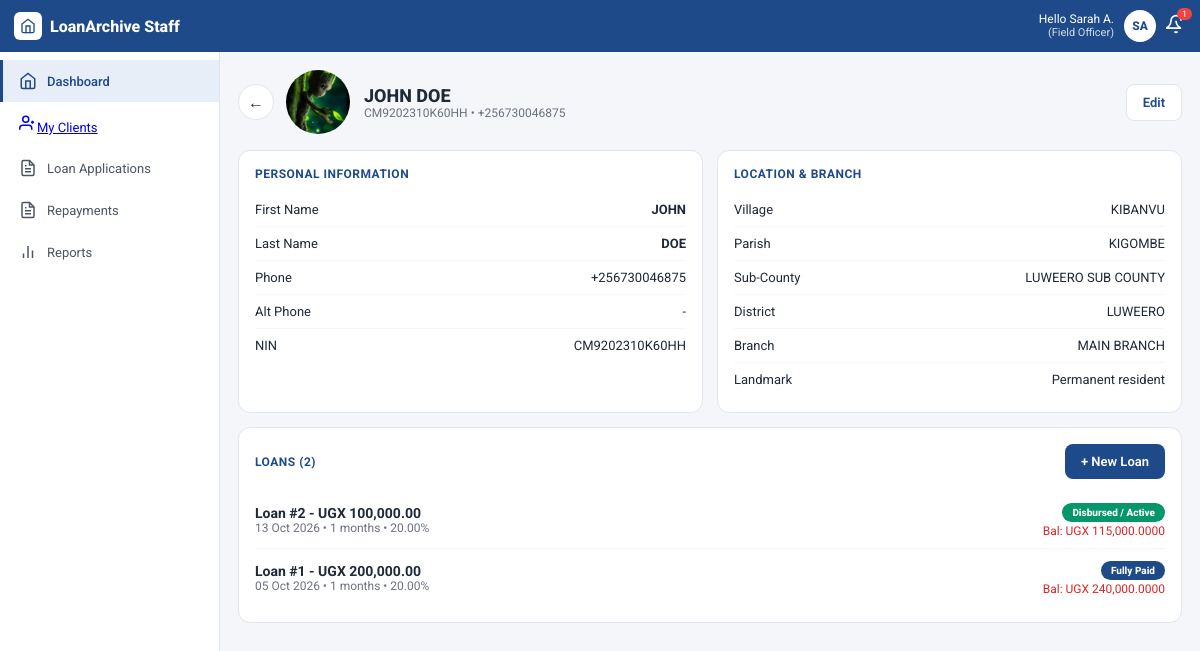
/clients/1/ (signed in), run on the app's committed database.
### users/models.py (models this page shows, shortened)
class User(AbstractUser):
    class Role(models.TextChoices):
        SUPERUSER = 'SUPERUSER', _('Admin Superuser')
        OWNER = 'OWNER', _('Company Owner')
        LOAN_APPROVAL = 'LOAN_APPROVAL', _('Loan Approval Officer')
        MANAGER = 'MANAGER', _('Manager')
        CASHIER = 'CASHIER', _('Cashier')
        FIELD_OFFICER = 'FIELD_OFFICER', _('Field Officer')
    role = models.CharField(
        max_length=20,
        choices=Role.choices,
        default=Role.FIELD_OFFICER
    )
    company = models.ForeignKey(
        Company,
        on_delete=models.SET_NULL,
        null=True,
        blank=True,
        related_name='users',
        help_text="Applicable for Company Owners and Staff members."
    )
    branch = models.ForeignKey(
        Branch,
        on_delete=models.SET_NULL,
        null=True,
        blank=True,
        related_name='staff',
        help_text="Applicable for Branch-level staff members."
    )

class Branch(models.Model):
    company = models.ForeignKey(Company, on_delete=models.CASCADE, related_name='branches')
    name = models.CharField(max_length=255)
    location = models.CharField(max_length=255, blank=True)
    created_at = models.DateTimeField(auto_now_add=True)
    class Meta:
        verbose_name_plural = "Branches"

### clients/models.py (models this page shows, shortened)
class Client(models.Model):
    passport_photo = models.ImageField(
        upload_to='clients/passports/',
        validators=[validate_passport_photo],
        help_text=_("Upload a clear passport-sized photo. Max size 2MB.")
    )
    first_name = models.CharField(max_length=100)
    last_name = models.CharField(max_length=100)
    nin = models.CharField(
        max_length=14,
        unique=True,
        validators=[nin_validator],
        verbose_name=_("NIN"),
        help_text=_("Enter the 14-character National Identification Number.")
    )
    telephone_number = models.CharField(
        max_length=13,
        validators=[phone_validator],
        help_text=_("Format: +256XXXXXXXXX")
    )
    village = models.CharField(max_length=100, blank=True)
    parish = models.CharField(max_length=100, blank=True)
    sub_county = models.CharField(max_length=100, blank=True)
    district = models.CharField(max_length=100)
    landmark = models.TextField(
        blank=True,
        help_text=_("Directions, close buildings, or descriptions to help the Field Officer locate the client.")
    )
    branch = models.ForeignKey(
        Branch,
        on_delete=models.PROTECT,
        related_name='clients',
        help_text=_("The home branch where this client's profile and loans are handled.")
    )
    assigned_field_officer = models.ForeignKey(
        settings.AUTH_USER_MODEL,
        on_delete=models.SET_NULL,
        null=True,
        blank=True,
        related_name='assigned_clients',
        limit_choices_to={'role': 'FIELD_OFFICER'},
        help_text=_("The field officer responsible for evaluating and collecting from this client.")
    )
    created_at = models.DateTimeField(auto_now_add=True)
    updated_at = models.DateTimeField(auto_now=True)
    class Meta:
        ordering = ['-created_at']
        verbose_name = "Client"
        verbose_name_plural = "Clients"
    @property
    def full_name(self):
        return f"{self.first_name} {self.last_name}"

### loans/models.py (models this page shows, shortened)
class Loan(models.Model):
    class Status(models.TextChoices):
        PENDING = 'PENDING', _('Pending Evaluation')
        APPROVED = 'APPROVED', _('Approved')
        REJECTED = 'REJECTED', _('Rejected')
        DISBURSED = 'DISBURSED', _('Disbursed / Active')
        FULLY_PAID = 'FULLY_PAID', _('Fully Paid')
        DEFAULTED = 'DEFAULTED', _('Defaulted')
    client = models.ForeignKey(
        'clients.Client',
        on_delete=models.PROTECT,
        related_name='loans'
    )
    branch = models.ForeignKey(
        'users.Branch',
        on_delete=models.PROTECT,
        related_name='loans'
    )
    principal_amount = models.DecimalField(
        max_digits=12,
        decimal_places=2,
        validators=[MinValueValidator(Decimal('1000.00'))],
        help_text=_("The core amount requested or given (UGX).")
    )
    interest_rate = models.DecimalField(
        max_digits=5,
        decimal_places=2,
        help_text=_("Flat interest percentage per period (e.g., 10.00 for 10%).")
    )
    duration_months = models.PositiveIntegerField(
        default=1,
        help_text=_("The repayment window in months.")
    )
    collateral_details = models.TextField(
        help_text=_("Detailed description of assets pinned down as security (e.g., Logbook, Land agreement).")
    )
    status = models.CharField(
        max_length=20,
        choices=Status.choices,
        default=Status.PENDING
    )
    created_by_officer = models.ForeignKey(
    settings.AUTH_USER_MODEL,
    on_delete=models.SET_NULL,
    null=True,
    related_name='created_loans',
    help_text=_("The field officer who took the application.")
)
    reviewed_by = models.ForeignKey(
        settings.AUTH_USER_MODEL,
        on_delete=models.SET_NULL,
        null=True,
        blank=True,
        related_name='reviewed_loans',
        limit_choices_to={'role__in': ['LOAN_APPROVAL', 'MANAGER', 'SUPERUSER']},
        help_text=_("The authorized staff member who evaluated or approved this loan.")
    )
    applied_at = models.DateTimeField(auto_now_add=True)
    actioned_at = models.DateTimeField(null=True, blank=True, help_text=_("When it was approved or rejected."))
    disbursed_at = models.DateTimeField(null=True, blank=True)
    class Meta:
        ordering = ['-applied_at']
        verbose_name = "Loan Application"
        verbose_name_plural = "Loan Applications"
    @property
    def total_payable(self):
        interest_amount = (self.principal_amount * (self.interest_rate / Decimal('100'))) * self.duration_months
        return self.principal_amount + interest_amount
    @property
    def total_repayments_made(self):
        total = self.repayments.aggregate(models.Sum('amount_paid'))['amount_paid__sum']
        return total or Decimal('0.00')
    @property
    def outstanding_balance(self):
        balance = self.total_payable - self.total_repayments_made
        return max(balance, Decimal('0.00'))

### clients/views.py (the view)
# urls.py: path('<int:pk>/', views.client_detail, name='detail'),
@login_required
def client_detail(request, pk):
    client = get_object_or_404(Client, pk=pk)
    return render(request, 'clients/client_detail.html', {'client': client})

### templates/clients/client_detail.html (shortened to what this page needs)
{% extends "base.html" %}
{% load humanize %}
{% block content %}
<div class="top">
  <div class="back" onclick="history.back()">←</div>
  <div class="head">
    {% if client.passport_photo %}<img src="{{ client.passport_photo.url }}" class="ava">
    {% else %}<div class="ava-ph">{{ client.first_name|first }}{{ client.last_name|first }}</div>{% endif %}
    <div>
      <div style="font-weight:800;font-size:18px">{{ client.full_name }}</div>
      <div style="font-size:12px;color:#6b7280">{{ client.client_code|default:client.nin }} • {{ client.telephone_number }}</div>
    </div>
  </div>
  <div style="margin-left:auto;display:flex;gap:8px">
    <a href="{% url 'clients:detail' client.pk %}" class="btn btn-outline">Edit</a>
  </div>
</div>
<div class="grid2">
  <div class="card">
    <h4>Personal Information</h4>
    <div class="row"><span>First Name</span><b>{{ client.first_name }}</b></div>
    <div class="row"><span>Last Name</span><b>{{ client.last_name }}</b></div>
    <div class="row"><span>Phone</span><span>{{ client.telephone_number }}</span></div>
    <div class="row"><span>Alt Phone</span><span>{{ client.alternative_number|default:"-" }}</span></div>
    <div class="row"><span>NIN</span><span>{{ client.nin }}</span></div>
  </div>
  <div class="card">
    <h4>Location & Branch</h4>
    <div class="row"><span>Village</span><span>{{ client.village }}</span></div>
    <div class="row"><span>Parish</span><span>{{ client.parish|default:"-" }}</span></div>
    <div class="row"><span>Sub-County</span><span>{{ client.sub_county|default:"-" }}</span></div>
    <div class="row"><span>District</span><span>{{ client.district }}</span></div>
    <div class="row"><span>Branch</span><span>{{ client.branch.name|default:"-" }}</span></div>
    <div class="row"><span>Landmark</span><span>{{ client.landmark|default:"-" }}</span></div>
  </div>
</div>
<div class="card">
  <div style="display:flex;justify-content:space-between;align-items:center;margin-bottom:12px">
    <h4 style="margin:0">Loans ({{ client.loans.count }})</h4>
    <a href="{% url 'loans:list' %}?client={{ client.pk }}" class="btn btn-blue">+ New Loan</a>
  </div>
  {% for loan in client.loans.all %}
  <div class="loan-item" onclick="window.location.href='{% url 'clients:detail' client.pk %}'" style="cursor:pointer">
    <div>
      <div style="font-weight:700;font-size:14px">Loan #{{ loan.id }} - UGX {{ loan.principal_amount|intcomma }}</div>
      <div style="font-size:12px;color:#6b7280">{{ loan.applied_at|date:"d M Y" }} • {{ loan.duration_months }} months • {{ loan.interest_rate }}%</div>
    </div>
    <div style="text-align:right">
      <div><span class="badge badge-{{ loan.status }}">{{ loan.get_status_display }}</span></div>
      <div style="font-size:12px;margin-top:4px;color:{% if loan.outstanding_balance == 0 %}#059669{% else %}#dc2626{% endif %}">Bal: UGX {{ loan.outstanding_balance|intcomma }}</div>
    </div>
  </div>
  {% empty %}
  <div style="text-align:center;padding:20px;color:#6b7280">No loans yet for this client</div>
  {% endfor %}
</div>
{% endblock %}

### templates/base.html (shortened to what this page needs)
<!DOCTYPE html>
<html lang="en">
<head>
<link rel="stylesheet" href="https://cloudflare.com">
</head>
<body>
<div style="background:#1e4a8a;color:white;padding:10px 14px;display:flex;justify-content:space-between;align-items:center;position:sticky;top:0;z-index:50">
  <div style="display:flex;align-items:center;gap:8px;font-weight:800">
    <div style="width:28px;height:28px;background:white;border-radius:6px;display:grid;place-items:center">
      <svg width="16" height="16" viewBox="0 0 24 24" fill="none" stroke="#1e4a8a" stroke-width="2" stroke-linecap="round"><path d="M3 9l9-7 9 7v11a2 2 0 0 1-2 2H5a2 2 0 0 1-2-2z"/><polyline points="9 22 9 12 15 12 15 22"/></svg>
    </div>
    LoanArchive Staff
  </div>
  <div style="display:flex;align-items:center;gap:10px;position:relative">
    <div style="text-align:right;line-height:1.1">
      <div style="font-size:12px">Hello {{ request.user.first_name|default:"Sarah A." }}</div>
      <div style="font-size:11px;opacity:.8">({{ request.user.groups.first.name|default:"Field Officer" }})</div>
    </div>
    <div id="profileBtn" onclick="toggleProfile()" style="width:32px;height:32px;background:white;color:#1e4a8a;border-radius:50%;display:grid;place-items:center;font-weight:800;font-size:12px;cursor:pointer">
      SA
    </div>
    <div style="position:relative">
      <svg width="20" height="20" viewBox="0 0 24 24" fill="none" stroke="white" stroke-width="2"><path d="M18 8A6 6 0 0 0 6 8c0 7-6 9-6 9h18s-6-2-6-9"/><path d="M13.73 21a2 2 0 0 1-3.46 0"/></svg>
      <span style="position:absolute;top:-6px;right:-6px;background:#ef4444;color:white;font-size:9px;padding:1px 5px;border-radius:10px">1</span>
    </div>
  </div>
</div>
<div class="layout">
  <div class="sidebar">
    <div class="side-link active">
      <svg class="icon" viewBox="0 0 24 24" fill="none" stroke="currentColor" stroke-width="2"><path d="M3 9l9-7 9 7v11a2 2 0 0 1-2 2H5a2 2 0 0 1-2-2z"/><polyline points="9 22 9 12 15 12 15 22"/></svg>
      Dashboard
    </div>
    <div class="side-link">
      <a href="{% url 'clients:list' %}" class="b-item {% if 'clients' in request.path %}active{% endif %}">
    <svg class="icon" viewBox="0 0 24 24" fill="none" stroke="currentColor" stroke-width="2"><path d="M17 21v-2a4 4 0 0 0-4-4H5a4 4 0 0 0-4 4v2"/><circle cx="9" cy="7" r="4"/><path d="M16 11h4"/><path d="M18 9v4"/></svg>My Clients
  </a>
    </div>
    <div class="side-link">
      <svg class="icon" viewBox="0 0 24 24" fill="none" stroke="currentColor" stroke-width="2"><path d="M14 2H6a2 2 0 0 0-2 2v16a2 2 0 0 0 2 2h12a2 2 0 0 0 2-2V8z"/><polyline points="14 2 14 8 20 8"/><line x1="16" y1="13" x2="8" y2="13"/><line x1="16" y1="17" x2="8" y2="17"/><polyline points="10 9 9 9 8 9"/></svg>
      Loan Applications
    </div>
    <div class="side-link">
      <svg class="icon" viewBox="0 0 24 24" fill="none" stroke="currentColor" stroke-width="2"><path d="M14 2H6a2 2 0 0 0-2 2v16a2 2 0 0 0 2 2h12a2 2 0 0 0 2-2V8z"/><polyline points="14 2 14 8 20 8"/><line x1="16" y1="13" x2="8" y2="13"/><line x1="16" y1="17" x2="8" y2="17"/><line x1="10" y1="9" x2="8" y2="9"/></svg>
      Repayments
    </div>
    <div class="side-link">
      <svg class="icon" viewBox="0 0 24 24" fill="none" stroke="currentColor" stroke-width="2"><line x1="18" y1="20" x2="18" y2="10"/><line x1="12" y1="20" x2="12" y2="4"/><line x1="6" y1="20" x2="6" y2="14"/></svg>
      Reports
    </div>
  </div>
  <div class="main">
    {% block content %}
    {% endblock content %}
</body>
</html>

### templates/base.html (style rules this page uses)
:root { --primary: #0f4c81; --primary-dark: #0a365c; --bg-gray: #f3f4f6; --border-color: #d1d5db; }
* { box-sizing: border-box; margin: 0; padding: 0; }
.btn { padding: 0.5rem 1rem; border-radius: 0.375rem; font-size: 0.85rem; font-weight: 600; cursor: pointer; text-decoration: none; display: inline-flex; align-items: center; gap: 0.25rem; }
:root { --blue:#1e4a8a;--blue-dark:#163a6b;--blue-light:#e8eef7;--border:#e0e6ed;--bg:#f4f6f9;--green:#2e7d32;--yellow:#b8860b;--red:#c62828 }
* { box-sizing:border-box;margin:0;padding:0;font-family:'Roboto',sans-serif }
body { background:var(--bg);color:#1f2937 }
.icon { width:18px;height:18px;flex-shrink:0 }
.layout { display:flex;min-height:calc(100vh - 56px) }
.sidebar { width:220px;background:white;border-right:1px solid var(--border);padding-top:8px;flex-shrink:0 }
.side-link { display:flex;align-items:center;gap:10px;padding:12px 16px;font-size:13px;color:#4b5563;cursor:pointer;border-left:3px solid transparent }
.side-link.active { background:var(--blue-light);border-left-color:var(--blue);color:var(--blue);font-weight:500 }
.side-link.active .icon { color:var(--blue) }
.main { flex:1;padding:18px }
.card { background:white;border:1px solid var(--border);border-radius:8px;overflow:hidden;margin-bottom:16px }
.btn { border:1px solid var(--blue);color:var(--blue);background:white;padding:5px 12px;border-radius:6px;font-size:11px;cursor:pointer;font-weight:500 }

### templates/clients/client_detail.html (style rules this page uses)
.top { display:flex;align-items:center;gap:12px;margin-bottom:16px }
.back { width:36px;height:36px;border-radius:50%;border:1px solid var(--border);background:white;display:grid;place-items:center;cursor:pointer }
.head { display:flex;gap:14px;align-items:center }
.ava { width:64px;height:64px;border-radius:50%;object-fit:cover }
.card { background:white;border:1px solid var(--border);border-radius:12px;padding:16px;margin-bottom:14px }
.card h4 { font-size:12px;font-weight:700;color:var(--blue);text-transform:uppercase;margin-bottom:12px;letter-spacing:.5px }
.row { display:flex;justify-content:space-between;padding:9px 0;border-bottom:1px solid #f6f7f8;font-size:13px }
.row:last-child { border:none }
.grid2 { display:grid;grid-template-columns:1fr 1fr;gap:14px }
.loan-item { display:flex;justify-content:space-between;align-items:center;padding:10px 0;border-bottom:1px solid #f3f4f6 }
.loan-item:last-child { border:none }
.badge { padding:4px 10px;border-radius:12px;font-size:10px;font-weight:800;color:white }
.badge-DISBURSED { background:#059669 }
.badge-FULLY_PAID { background:#1e4a8a }
.btn { padding:10px 16px;border-radius:8px;border:none;font-size:13px;font-weight:600;cursor:pointer;text-decoration:none;display:inline-block;text-align:center }
.btn-blue { background:var(--blue);color:white }
.btn-outline { background:white;border:1px solid var(--border) }

### data on the page
User: user.first_name "Sarah A.", user.groups.first.name "Field Officer"
Client: passport_photo (picture), full_name "JOHN DOE", client_code "CM9202310K60HH", telephone_number "+256730046875", first_name "JOHN", last_name "DOE", nin "CM9202310K60HH", village "KIBANVU", parish "KIGOMBE", sub_county "LUWEERO SUB COUNTY", district "LUWEERO", branch.name "MAIN BRANCH", landmark "Permanent resident", loans.count "2"
Loan: id "2", principal_amount "100,000.00", applied_at "13 Oct 2026", duration_months "1", interest_rate "20.00", status "Disbursed / Active", outstanding_balance "115,000.0000"
Loan: id "1", principal_amount "200,000.00", applied_at "05 Oct 2026", duration_months "1", interest_rate "20.00", status "Fully Paid", outstanding_balance "240,000.0000"

### other printed values
{{ client.alternative_number|default:"-" }} "-"
